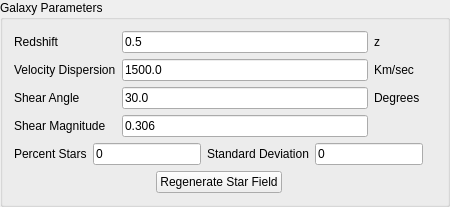
          <widget class="QGroupBox" name="groupBox_4">
           <property name="sizePolicy">
            <sizepolicy hsizetype="Preferred" vsizetype="Preferred">
             <horstretch>0</horstretch>
             <verstretch>0</verstretch>
            </sizepolicy>
           </property>
           <property name="minimumSize">
            <size>
             <width>30</width>
             <height>0</height>
            </size>
           </property>
           <property name="maximumSize">
            <size>
             <width>16777215</width>
             <height>263</height>
            </size>
           </property>
           <property name="title">
            <string>Galaxy Parameters</string>
           </property>
           <layout class="QGridLayout" name="gridLayout">
            <item row="0" column="2">
             <widget class="QLabel" name="label_15">
              <property name="text">
               <string/>
              </property>
             </widget>
            </item>
            <item row="0" column="1" rowspan="2">
             <layout class="QGridLayout" name="gridLayout_3">
              <item row="1" column="0">
               <widget class="QLabel" name="label_11">
                <property name="text">
                 <string>Velocity Dispersion</string>
                </property>
               </widget>
              </item>
              <item row="2" column="1">
               <widget class="QLineEdit" name="gShearAngle">
                <property name="text">
                 <string>30.0</string>
                </property>
               </widget>
              </item>
              <item row="0" column="0">
               <widget class="QLabel" name="label_14">
                <property name="text">
                 <string>Redshift</string>
                </property>
               </widget>
              </item>
              <item row="0" column="1">
               <widget class="QLineEdit" name="gRedshift">
                <property name="text">
                 <string>0.5</string>
                </property>
               </widget>
              </item>
              <item row="0" column="2">
               <widget class="QLabel" name="label">
                <property name="text">
                 <string>z</string>
                </property>
               </widget>
              </item>
              <item row="3" column="0">
               <widget class="QLabel" name="label_12">
                <property name="text">
                 <string>Shear Magnitude</string>
                </property>
               </widget>
              </item>
              <item row="2" column="0">
               <widget class="QLabel" name="label_3">
                <property name="text">
                 <string>Shear Angle</string>
                </property>
               </widget>
              </item>
              <item row="1" column="2">
               <widget class="QLabel" name="label_16">
                <property name="text">
                 <string>Km/sec</string>
                </property>
               </widget>
              </item>
              <item row="2" column="2">
               <widget class="QLabel" name="label_2">
                <property name="text">
                 <string>Degrees </string>
                </property>
               </widget>
              </item>
              <item row="1" column="1">
               <widget class="QLineEdit" name="gVelDispersion">
                <property name="text">
                 <string>1500.0</string>
                </property>
               </widget>
              </item>
              <item row="3" column="1">
               <widget class="QLineEdit" name="gShearMag">
                <property name="text">
                 <string>0.306</string>
                </property>
               </widget>
              </item>
             </layout>
            </item>
            <item row="3" column="1">
             <layout class="QHBoxLayout" name="horizontalLayout_8">
              <item>
               <spacer name="horizontalSpacer_3">
                <property name="orientation">
                 <enum>Qt::Horizontal</enum>
                </property>
                <property name="sizeHint" stdset="0">
                 <size>
                  <width>40</width>
                  <height>20</height>
                 </size>
                </property>
               </spacer>
              </item>
              <item>
               <widget class="QPushButton" name="regenerateStars">
                <property name="text">
                 <string>Regenerate Star Field</string>
                </property>
               </widget>
              </item>
              <item>
               <spacer name="horizontalSpacer_4">
                <property name="orientation">
                 <enum>Qt::Horizontal</enum>
                </property>
                <property name="sizeHint" stdset="0">
                 <size>
                  <width>40</width>
                  <height>20</height>
                 </size>
                </property>
               </spacer>
              </item>
             </layout>
            </item>
            <item row="2" column="1">
             <layout class="QHBoxLayout" name="horizontalLayout_11">
              <item>
               <widget class="QLabel" name="label_13">
                <property name="text">
                 <string>Percent Stars</string>
                </property>
               </widget>
              </item>
              <item>
               <widget class="QLineEdit" name="gNumStars">
                <property name="text">
                 <string>0</string>
                </property>
               </widget>
              </item>
              <item>
               <widget class="QLabel" name="label_25">
                <property name="text">
                 <string>Standard Deviation</string>
                </property>
               </widget>
              </item>
              <item>
               <widget class="QLineEdit" name="gStarStdDev">
                <property name="text">
                 <string>0</string>
                </property>
               </widget>
              </item>
             </layout>
            </item>
           </layout>
          </widget>
